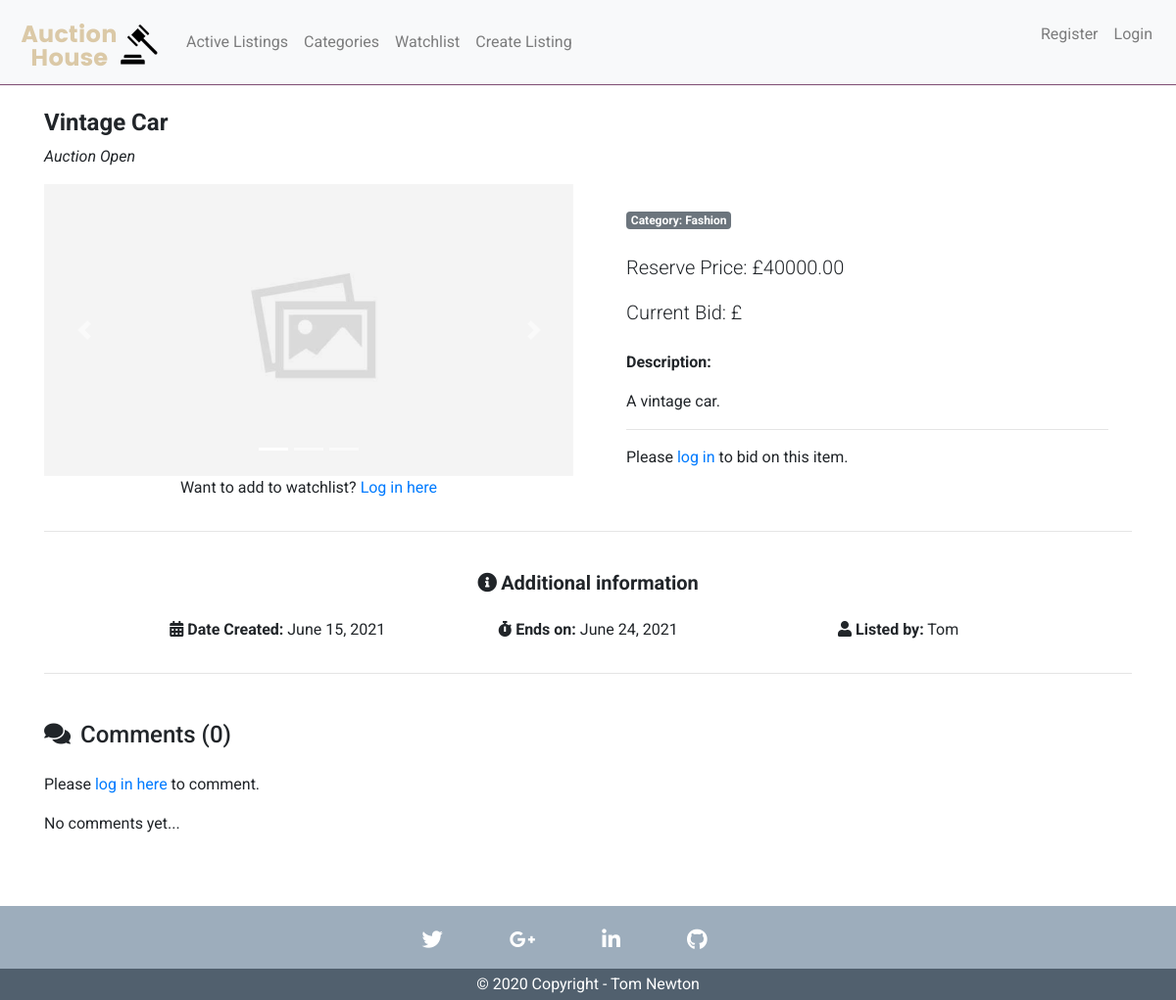
/listing/2, run on the app's committed database.
### auctions/models.py (models this page shows, shortened)
class Auction(models.Model):
    user = models.ForeignKey(User, on_delete=models.CASCADE, default=None)
    title = models.CharField(max_length=120)
    description = models.TextField(max_length=220, null=True)
    image_url = models.URLField(max_length=600, default=None)
    category = models.CharField(max_length=120, default='uncategorised')
    price = models.DecimalField(decimal_places=2, max_digits=10000, default=None)
    date = models.DateTimeField(auto_now_add=True)
    end_date = models.DateField()
    status = models.CharField(max_length=6, default="Open")
    highest_bid = models.DecimalField(decimal_places=2, max_digits=10000, null=True, default=0)
    highest_bidder = models.CharField(max_length=200, null=True)

class User(AbstractUser):
    pass

### auctions/views.py (the view)
# urls.py: path("listing/<int:pk>", views.listing, name="listing"),
def listing(request, pk):
    check_auction_date(pk)
    auction_listing = Auction.objects.get(id=pk) # This gets the obj of the current auction
    comments = auction_listing.comment_set.all()
    if request.user.is_authenticated:
        username = request.user.get_username()
        user = User.objects.get(username=username)
        if request.method == 'POST': # User will either post a bid offer or will post comment.
            bid_form = BidForm(request.POST)
            if bid_form.is_valid():
                print("Bid form is valid and form was submitted.")
                user_bid = bid_form.save(commit=False)
                user_bid.auction = auction_listing
                user_bid.user = user
                if user_bid.price >= auction_listing.price and user_bid.price > auction_listing.highest_bid:
                    print("User bid is higher than reserve and highest bid")
                    auction_listing.highest_bid = user_bid.price
                    auction_listing.highest_bidder = username
                    auction_listing.save()
                    user_bid.save()
                else:
                    messages.error(request, "The bid you submitted was not high enough.")
                return redirect("listing", pk=pk)
            comment_form = CommentForm(request.POST)
            if comment_form.is_valid():
                print("Comments are valid and form was submitted")
                user_comment = comment_form.save(commit=False)
                user_comment.auction = auction_listing
                user_comment.user = user
                user_comment.save()
                return redirect("listing", pk=pk)
        else:
            user_watchlist = Watchlist.objects.filter(user=(request.user).id, auction=auction_listing.id)
            bid_form = BidForm()
            comment_form = CommentForm()
            context = {
                'listing':auction_listing,
                'user':user,
                'comments':comments,
                'comment_form': comment_form,
                'bid_form': bid_form,
                'user_watchlist':user_watchlist
            }
            return render(request, "auctions/listing.html", context)
    else:
            context = {
                'listing':auction_listing,
                'comments':comments,
            }
            return render(request, "auctions/listing.html", context)

### auctions/views.py (called while the page is built)
def check_auction_date(pk):
    auction_listing = Auction.objects.get(id=pk)
    if auction_listing.status == "Open":
        if datetime.date.today() > auction_listing.end_date:
            auction = Auction.objects.get(id=pk)
            auction.status = "Closed"
            auction.save()

### auctions/templates/auctions/listing.html (shortened to what this page needs)
{% extends "auctions/layout.html" %}
{% load static %}
{% block body %}
<div class="container pt-4 my-container ">
    <div class="col">
        <div class="row">
            <h4 class="title font-weight-bold">{{listing.title}}</h4>
        </div>
        <div class="row">
            {% if listing.status == "Open"%}
                <p><i>Auction {{ listing.status }}</i></p>
            {% else %}
                <p><i>Auction {{ listing.status }}</i></p>
            {% endif %}
        </div>
    </div>
    <div class="row my-row">
        <div class="col-md-6 my-col">
            <div id="carouselExampleIndicators" class="carousel slide" data-interval="false">
                <ol class="carousel-indicators">
                <li data-target="#carouselExampleIndicators" data-slide-to="0" class="active"></li>
                <li data-target="#carouselExampleIndicators" data-slide-to="1"></li>
                <li data-target="#carouselExampleIndicators" data-slide-to="2"></li>
                </ol>
                <div class="carousel-inner">
                <div class="carousel-item active">
                    <img class="d-block w-100" src="{{listing.image_url}}" onerror="this.onerror=null;this.src='{% static "auctions/images/placeholderimage.png" %}';" alt="First slide">
                </div>
                </div>
                <a class="carousel-control-prev" href="#carouselExampleIndicators" role="button" data-slide="prev">
                <span class="carousel-control-prev-icon" aria-hidden="true"></span>
                </a>
                <a class="carousel-control-next" href="#carouselExampleIndicators" role="button" data-slide="next">
                <span class="carousel-control-next-icon" aria-hidden="true"></span>
                </a>
            </div>
            {% if user.is_authenticated %}
                {% if listing.user_id == user.id %}
                    <div class="d-flex justify-content-center mt-2">
                        <p><b>You</b> own this auction!</p>
                    </div>
                {% elif not user_watchlist %}
                    <form action="{% url 'watchlist' %}" method="POST">
                    {% csrf_token %}
                        <div class="d-flex justify-content-center">
                            <button type="submit" class="btn mt-2 mb-2 mb-md-0 btn-outline-primary btn-block"><span>ADD TO WATCHLIST</span>
                                <div class="icon d-flex align-items-center justify-content-center">
                                    <i class="fas fa-eye fa-lg mt-1"></i>
                                </div>
                            </button>
                            <input type="hidden" name="listing_id" value="{{listing.id}}"/>
                            <input type="hidden" name="to_watchlist" value="add_to_watchlist"/>
                        </div>
                {% else %}
                    <form action="{% url 'watchlist' %}" method="POST">
                    {% csrf_token %}
                        <div class="d-flex justify-content-center">
                            <button type="submit" class="btn mt-2 mb-2 mb-md-0 btn-outline-secondary btn-block"><span>REMOVE FROM WATCHLIST</span>
                                <div class="icon d-flex align-items-center justify-content-center">
                                    <i class="fas fa-eye-slash fa-lg mt-1"></i>
                                </div>
                            </button>
                            <input type="hidden" name="listing_id" value="{{listing.id}}"/>
                            <input type="hidden" name="to_watchlist" value="remove_from_watchlist"/>
                        </div>
                {% endif %}
                    </form>
            {% else %}
                <div class="d-flex justify-content-center">
                    <p>Want to add to watchlist?<a class="mt-2"href="{% url 'login' %}"> Log in here</a></p>
                </div>
            {% endif %}
        </div>
        <div class="col-md-6 my-col">
            <div class="p-4">
                <p class="category badge badge-secondary mb-4">Category: {{ listing.category }}</p>
                <p class="lead listing-price">Reserve Price: £{{ listing.price }}</p>
                <p class="lead listing-price mb-4">Current Bid: £
                </p>
                <p class="font-weight-bold">Description:</p>
                <p>{{listing.description}}</p>
                <hr>
                {% if listing.status == "Closed" %}
                <div class="alert alert-primary shadow" role="alert" style="border-left:#155724 5px solid; border-radius: 0px">
                    <button type="button" class="close" data-dismiss="alert" aria-label="Close">
                        <span aria-hidden="true" style="color:#155724">&times;</span>
                    </button>
                    <div class="row">
                        <svg width="1.25em" height="1.25em" viewBox="0 0 16 16" class="m-1 bi bi-bell-fill" fill="currentColor" xmlns="http://www.w3.org/2000/svg">
                        <path d="M8 16a2 2 0 0 0 2-2H6a2 2 0 0 0 2 2zm.995-14.901a1 1 0 1 0-1.99 0A5.002 5.002 0 0 0 3 6c0 1.098-.5 6-2 7h14c-1.5-1-2-5.902-2-7 0-2.42-1.72-4.44-4.005-4.901z"/>
                        </svg>
                        <p style="font-size:15px" class="mb-0 font-weight-light"><b class="mr-1">Alert:</b>This auction is now closed.</p>
                    </div>
                </div>
                {% else %}
                    {% if user.is_authenticated %}
                        {% if listing.user_id == user.id %}
                            <form action="{% url 'closelisting' %}"  method="post">
                            {% csrf_token %}
                                <div class="row with-margin">
                                    <input type="hidden" name="listing_id" value="{{listing.id}}"/>
                                    <div class="col-lg-8">
                                        <div class="input-group ">
                                        <span class="input-group-btn">
                                            <button class="btn btn-primary ml" type="submit">Close Bid</button>
                                        </span>
                                        </div>
                                    </div>
                                </div>
                            </form>
                        {% else%}
                        <form class="form-inline" action="{% url 'listing' listing.id %}" method="POST">
                            {% csrf_token %}
                            <div class="input-group mb-3">
                                {{bid_form}}
                                <div class="input-group-append">
                                    <button type="submit" class="btn btn-outline-quaternary btn-primary" type="button">Place bid</button>
                                </div>
                            </div>
                                {% for message in messages %}
                                    <div class="alert alert-danger shadow mt-4" role="alert" style="border-left:#721C24 5px solid; border-radius: 0px">
                                        <button type="button" class="close" data-dismiss="alert" aria-label="Close">
                                            <span aria-hidden="true" style="color:#721C24">&times;</span>
                                        </button>
                                        <div class="row">
                                            <svg width="1.25em" height="1.25em" viewBox="0 0 16 16" class="m-1 bi bi-exclamation-circle-fill" fill="currentColor" xmlns="http://www.w3.org/2000/svg">
                                            <path fill-rule="evenodd" d="M16 8A8 8 0 1 1 0 8a8 8 0 0 1 16 0zM8 4a.905.905 0 0 0-.9.995l.35 3.507a.552.552 0 0 0 1.1 0l.35-3.507A.905.905 0 0 0 8 4zm.002 6a1 1 0 1 0 0 2 1 1 0 0 0 0-2z"/>
                                            </svg>
                                            <p style="font-size:15px" class="mb-0 font-weight-light"><b class="mr-1">Error!</b>{{ message }}</p>
                                        </div>
                                    </div>
                                {% endfor %}
                        </form>
                        {% endif %}
                    {% else %}
                        <p>Please <a class="mt-2"href="{% url 'login' %}"> log in </a>to bid on this item.</p>
                    {% endif %}
                {% endif %}
            </div>
        </div>
    </div>
    <hr>
    <div class="row my-row d-flex justify-content-center wow fadeIn">
        <div class="col-md-10 my-col text-center">
            <h4 class="my-4 h5 font-weight-bold"><i class="fas fa-info-circle mr-1"></i>Additional information</h4>
            <div class="row my-row">
                <div class="col-md-4"><p><b><i class="fas fa-calendar-alt mr-1"></i>Date Created:</b> {{ listing.date|date}} </p></div>
                <div class="col-md-4"><p><b><i class="fas fa-stopwatch"></i> Ends on:</b> {{listing.end_date}} </p></div>
                <div class="col-md-4"><p><b><i class="fas fa-user mr-1"></i>Listed by:</b> {{listing.user.username}}</p></div>
            </div>
        </div>
    </div>
    <hr>
    <h4 class="mt-5 mb-4"><i class="fas fa-comments mr-1"></i> Comments ({{comments|length}}) </h4>
    {% if user.is_authenticated %}
        <form class="mb-5" action="{% url 'listing' listing.id %}" method="POST">
            {% csrf_token %}
            <div class="form-group">
                <div class="form-row">
                    <div class="col-8">{{comment_form}}</div>
                </div>
            </div>
            <button type="submit" class="btn btn-primary">Post Comment <i class="fas fa-comment ml-1"></i></button>
        </form>
    {% else%}
        <div>
            <p>Please <a href="{% url 'login' %}"> log in here</a> to comment.</p>
        </div>
     {% endif %}
    <div class="mb-5">
        {% if not comments %}
            No comments yet...
        {% endif %}
    </div>
</div>
{% endblock %}

### auctions/static/auctions/styles.css (style rules this page uses)
* { font-family: 'Roboto', sans-serif; }
.title { text-align: center; }
.listing-price { font-size: 20px; }

### data on the page
Auction: title "Vintage Car", status "Open", category "Fashion", price "40000.00", description "A vintage car.", date "June 15, 2021", end_date "June 24, 2021", user.username "Tom"

### other printed values
{{ comments|length }} "0"
